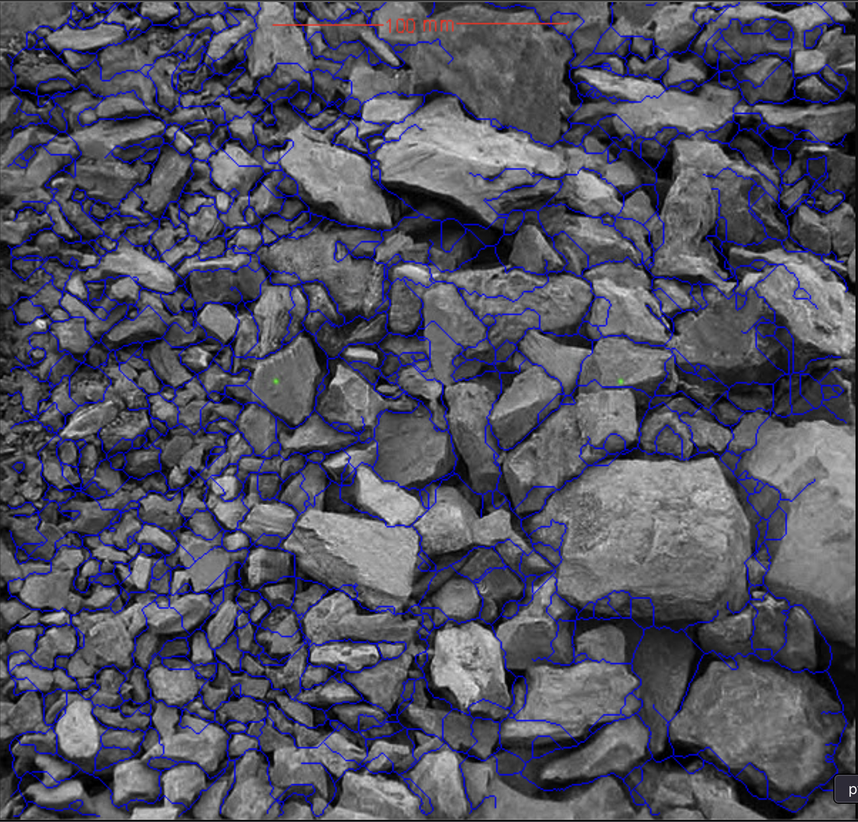
#> input picture sample_3.png, 858 x 822 px, shrunk from 1600 x 1532 before the run
$ python particle_analysis_7.py
#> lines starting #> are read from the running program, lines starting #| are printed output that depends on the picture; after the words box and inside, x2 and y2 are one past the last pixel; in counts of white or black regions, pixels touching at a corner belong together
import cv2
import numpy as np

# Load the image
image_path = "sample_3.png"  # Replace with the actual image path
image = cv2.imread(image_path)
#> image is the input picture: shape (822, 858, 3); mean B, G, R 97.2, 81.3, 81.5

# Step 1: Convert to HSV to Isolate Blue Lines
hsv_image = cv2.cvtColor(image, cv2.COLOR_BGR2HSV)
#> hsv_image: shape (822, 858, 3); mean H, S, V 32.2, 32.8, 97.7

# Define the HSV range for blue
lower_blue = np.array([100, 150, 50])  # Adjust if needed
upper_blue = np.array([140, 255, 255])

# Create a binary mask for blue lines
blue_mask = cv2.inRange(hsv_image, lower_blue, upper_blue)
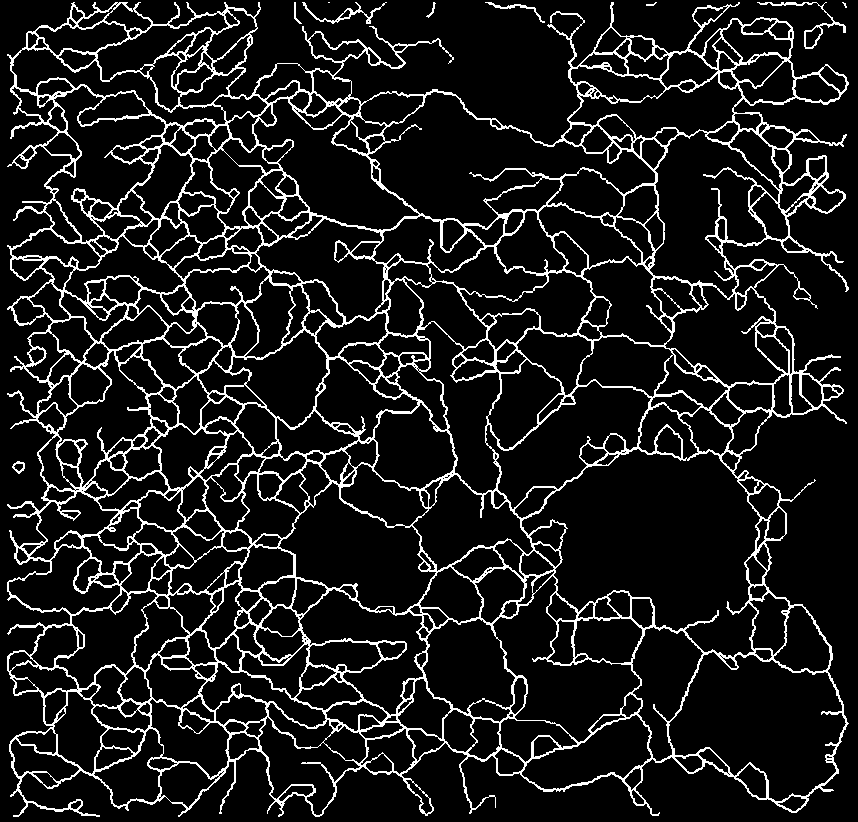
#> blue_mask: shape (822, 858); 11% white in thin lines or dots

# Step 2: Enhance the Binary Mask
# Use morphological operations to close gaps and strengthen lines
kernel = cv2.getStructuringElement(cv2.MORPH_RECT, (3, 3))  # Small rectangular kernel

# Apply closing to fill gaps in the lines
blue_mask_refined = cv2.morphologyEx(blue_mask, cv2.MORPH_CLOSE, kernel, iterations=3)
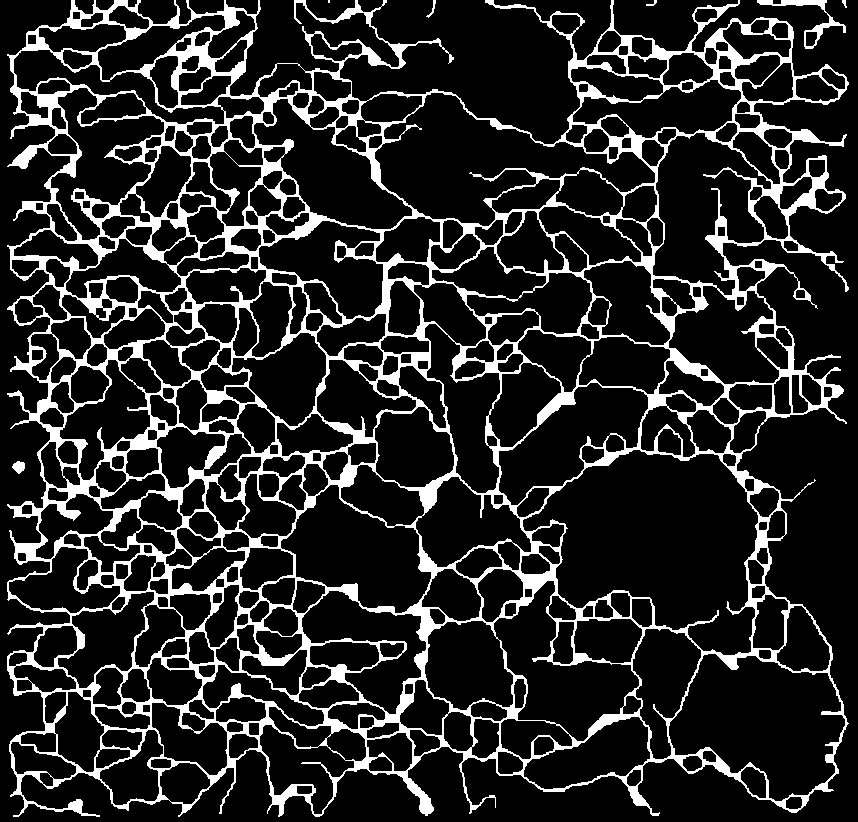
#> blue_mask_refined: shape (822, 858); 15.3% white; 7 white regions (1 under 20 px), largest, box (x1, y1, x2, y2) and area: (7, 0, 849, 817) 106929, (757, 0, 846, 49) 681, (12, 461, 25, 474) 115, (426, 0, 436, 18) 47, (646, 0, 657, 6) 28, (842, 0, 847, 8) 23

# Apply opening to remove noise and small artifacts
blue_mask_refined = cv2.morphologyEx(blue_mask_refined, cv2.MORPH_OPEN, kernel, iterations=2)
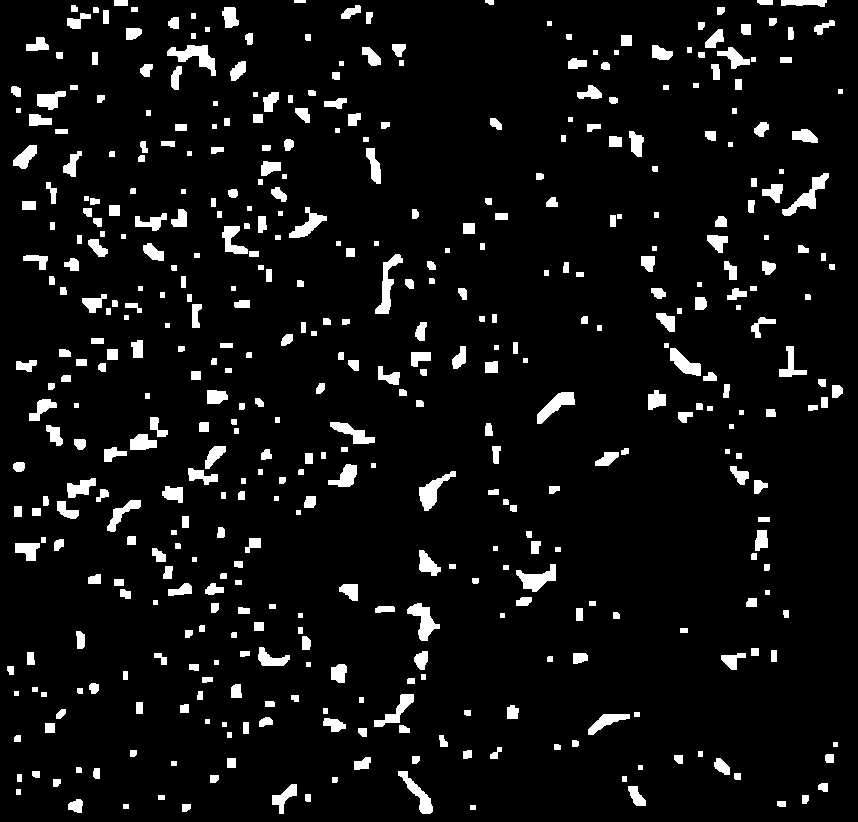
#> blue_mask_refined: shape (822, 858); 6.6% white; 459 white regions, largest, box (x1, y1, x2, y2) and area: (167, 45, 216, 76) 634, (782, 173, 829, 216) 592, (375, 254, 403, 314) 586

# Apply dilation to further strengthen lines
blue_mask_refined = cv2.dilate(blue_mask_refined, kernel, iterations=1)
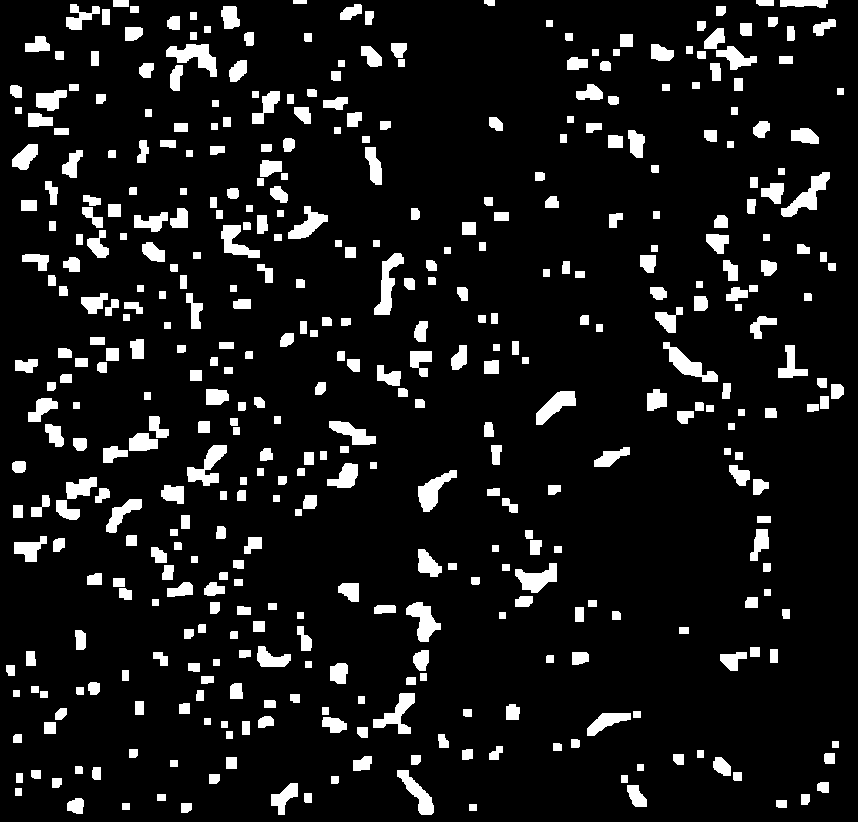
#> blue_mask_refined: shape (822, 858); 9.7% white; 434 white regions

# Save the refined mask for verification
cv2.imwrite("refined_blue_mask_2.png", blue_mask_refined)
print("Refined blue mask saved as 'refined_blue_mask_2.png'.")

# Step 3: Detect Contours with Improved Refinement
# Find contours in the refined mask
contours, _ = cv2.findContours(blue_mask_refined, cv2.RETR_EXTERNAL, cv2.CHAIN_APPROX_SIMPLE)
#> contours = 434 contours; largest, box (x1, y1, x2, y2) and area: (166, 44, 217, 77) 739, (781, 172, 830, 217) 706, (374, 253, 404, 315) 698, (663, 342, 718, 382) 677, (187, 445, 227, 486) 654
print(f"Number of shapes detected after refinement: {len(contours)}")
#| Number of shapes detected after refinement: 434

# Step 4: Visualize Contours
# Create a copy of the refined mask to visualize contours
contour_visualization = cv2.cvtColor(blue_mask_refined, cv2.COLOR_GRAY2BGR)
#> contour_visualization: shape (822, 858, 3); 9.7% white; 434 white regions, largest, box (x1, y1, x2, y2) and area: (166, 44, 217, 77) 820, (781, 172, 830, 217) 784, (374, 253, 404, 315) 780

# Draw all contours in green
cv2.drawContours(contour_visualization, contours, -1, (0, 255, 0), 1)
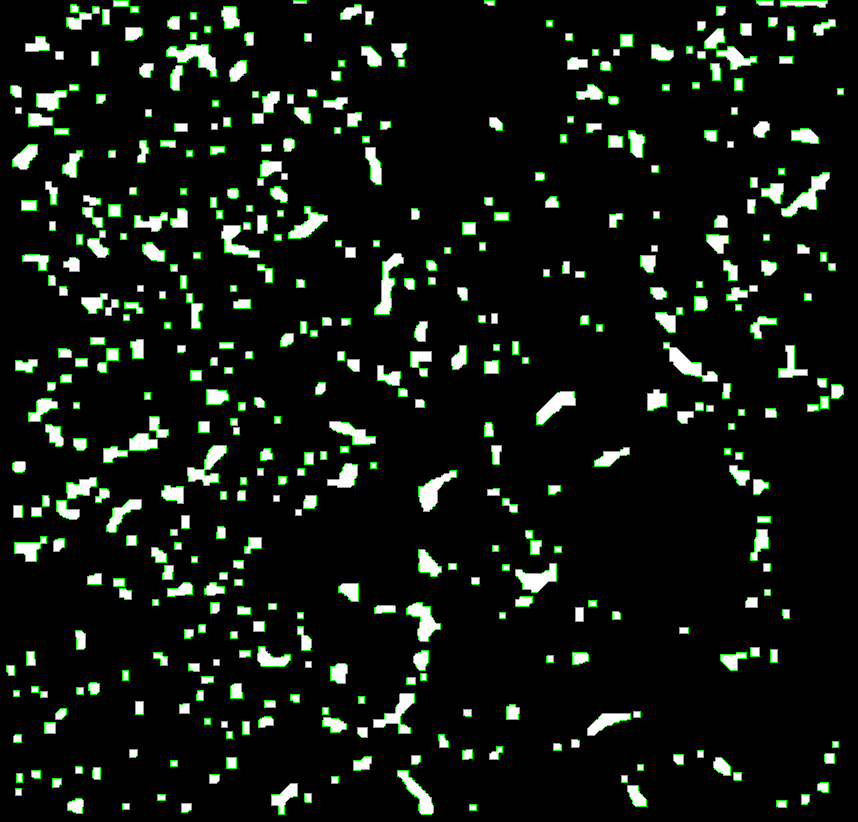
#> contour_visualization: shape (822, 858, 3); mean B, G, R 17.5, 24.7, 17.5

# Save the visualization
cv2.imwrite("contours_visualization.png", contour_visualization)
print("Contour visualization saved as 'contours_visualization.png'.")

# Display the refined mask and contour visualization for debugging
cv2.imshow("Refined Mask", blue_mask_refined)
cv2.imshow("Contours Visualization", contour_visualization)
cv2.waitKey(0)
cv2.destroyAllWindows()

$ run again, with image-1.png copied over sample_3.png
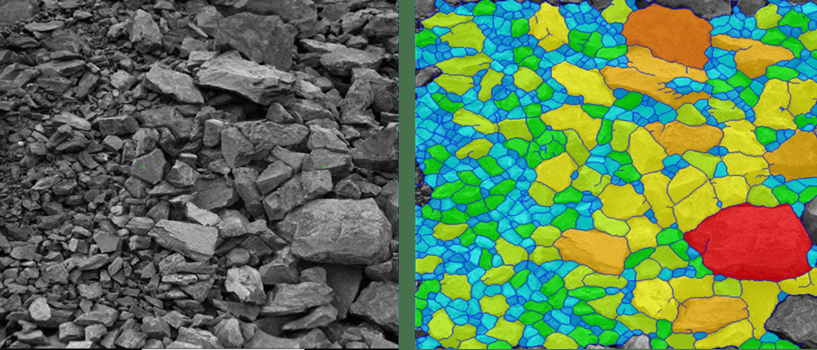
#> input picture image-1.png, 817 x 350 px
#> image is the input picture: shape (350, 817, 3); mean B, G, R 85.5, 123.5, 96.8
#> hsv_image: shape (350, 817, 3); mean H, S, V 31.4, 101.7, 137.9
#> `blue_mask = cv2.inRange(hsv_image, lower_blue, upper_blue)`:
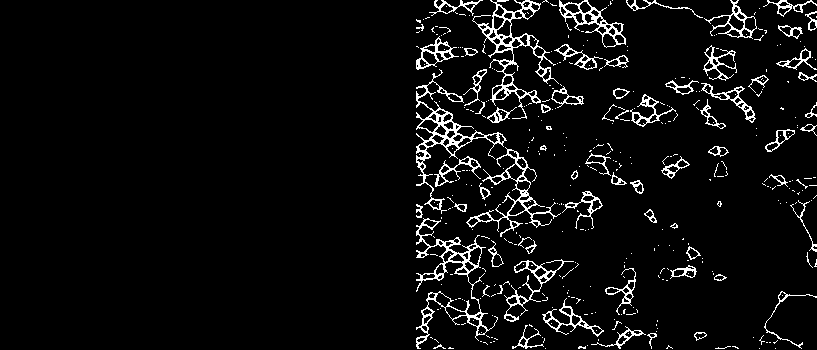
#> blue_mask: shape (350, 817); 5.4% white in thin lines or dots, all inside (x1, y1, x2, y2) = (416, 0, 817, 349)
#> contours = 83 contours, 1 with area under 20; largest, box (x1, y1, x2, y2) and area: (433, 0, 585, 114) 6084, (415, 84, 511, 198) 3465, (558, 0, 627, 46) 1564, (415, 238, 481, 284) 1446, (415, 26, 454, 70) 844
#| Number of shapes detected after refinement: 83
#> `cv2.drawContours(contour_visualization, contours, -1, (0, 255, 0), 1)`:
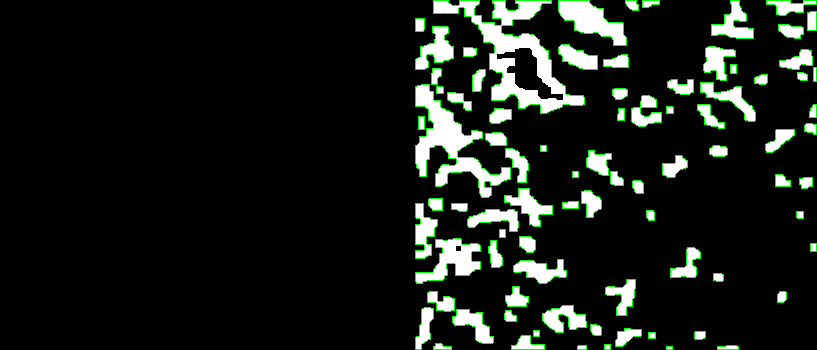
#> contour_visualization: shape (350, 817, 3); mean B, G, R 24.5, 30.9, 24.5
